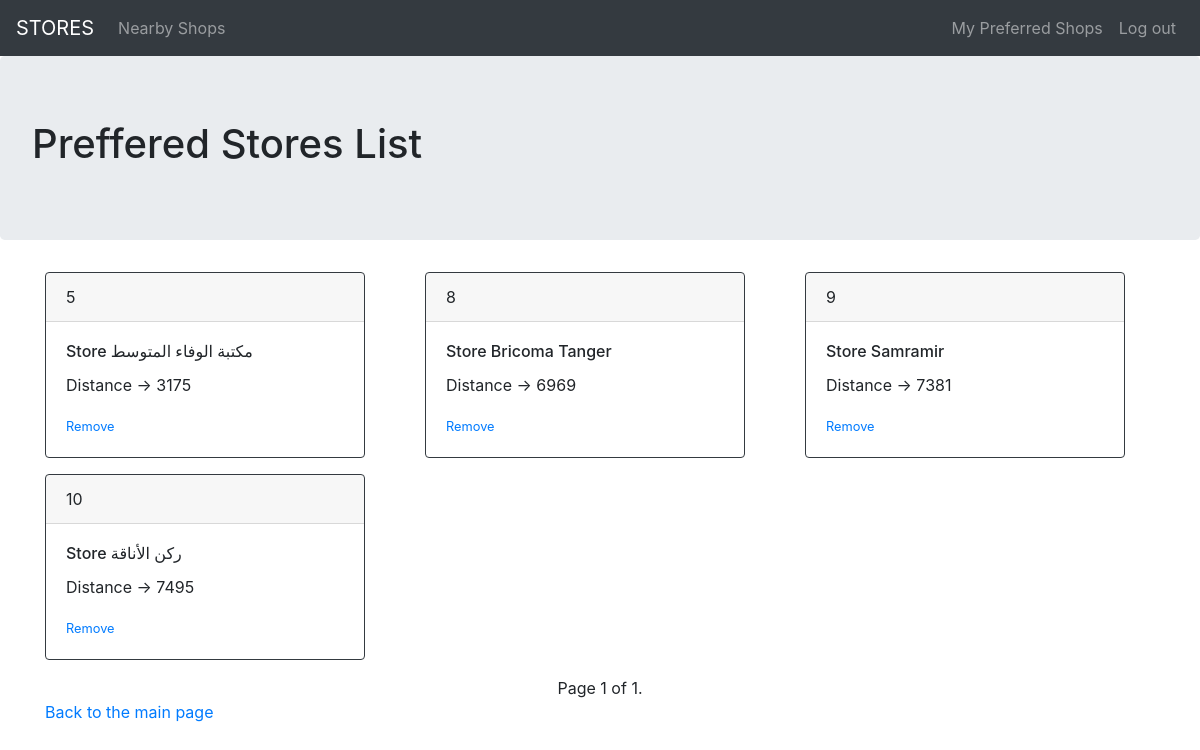
/prefferedPage/ (signed in), run on an earlier commit of the app's database.
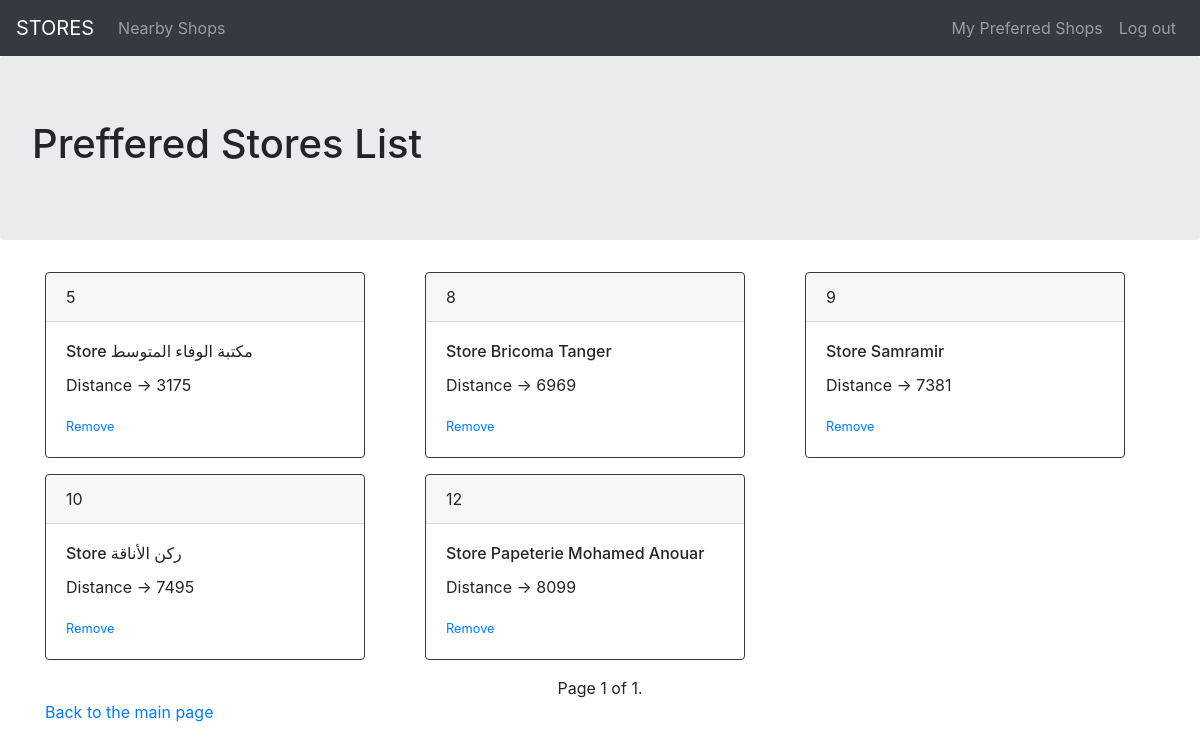
And on a later commit of the database.
### stores/models.py (models this page shows, shortened)
class Store(models.Model):
    name = models.CharField(max_length=120)
    distance = models.IntegerField(default=0)
    users = models.ManyToManyField(User, related_name='stores')
    is_preffered = models.BooleanField(default=False)
    is_blocked = models.BooleanField(default=False)
    date = models.DateTimeField(default=datetime.datetime.now)

### stores/views.py (the view)
# urls.py: path('prefferedPage/', views.favorites, name='favorite'),
def favorites(request):
    current_user = User.objects.get(pk=request.user.id)
    pstores = current_user.stores.filter(is_preffered=True)
    paginator = Paginator(pstores, 10)
    page = request.GET.get('page')
    stores = paginator.get_page(page)
    return render(request, 'stores/prefferedPage.html', {'pstores' : stores})

### stores/templates/stores/prefferedPage.html (shortened to what this page needs)
{% extends 'stores/base.html' %}
    {% block top %}
        <h1>Preffered Stores List</h1>
    {% endblock %}
    {% block body %}
        <div class="container">
        <div class="row">
                {% for pstore in pstores %}
                <div class="col-4">
                    <div class="card border-dark mb-3" style="max-width: 20rem;">
                            <div class="card-header">{{ pstore.id }}</div>
                            <div class="card-body">
                              <h6 class="card-title">Store {{ pstore.name }}</h6>
                              <p class="card-text">Distance -> {{ pstore.distance }}</p>
                              <small><a href="store_id={{ pstore.id }}">Remove</a></small>
                            </div>
                    </div>
                </div>
            {% endfor %}
        </div>
        <div class="pagination" style="display:table;margin-right: auto;
        margin-left: auto;">
                <span class="step-links">
                    <span class="current">
                        Page {{ pstores.number }} of {{ pstores.paginator.num_pages }}.
                    </span>
                </span>
            </div>
            <a href="{% url 'index' %}">Back to the main page</a>
        </div>
    {% endblock %}

What changed in the data, as far as the page shows it:
now on this page (row edited): Store: id "12", name "Papeterie Mohamed Anouar", distance "8099"
